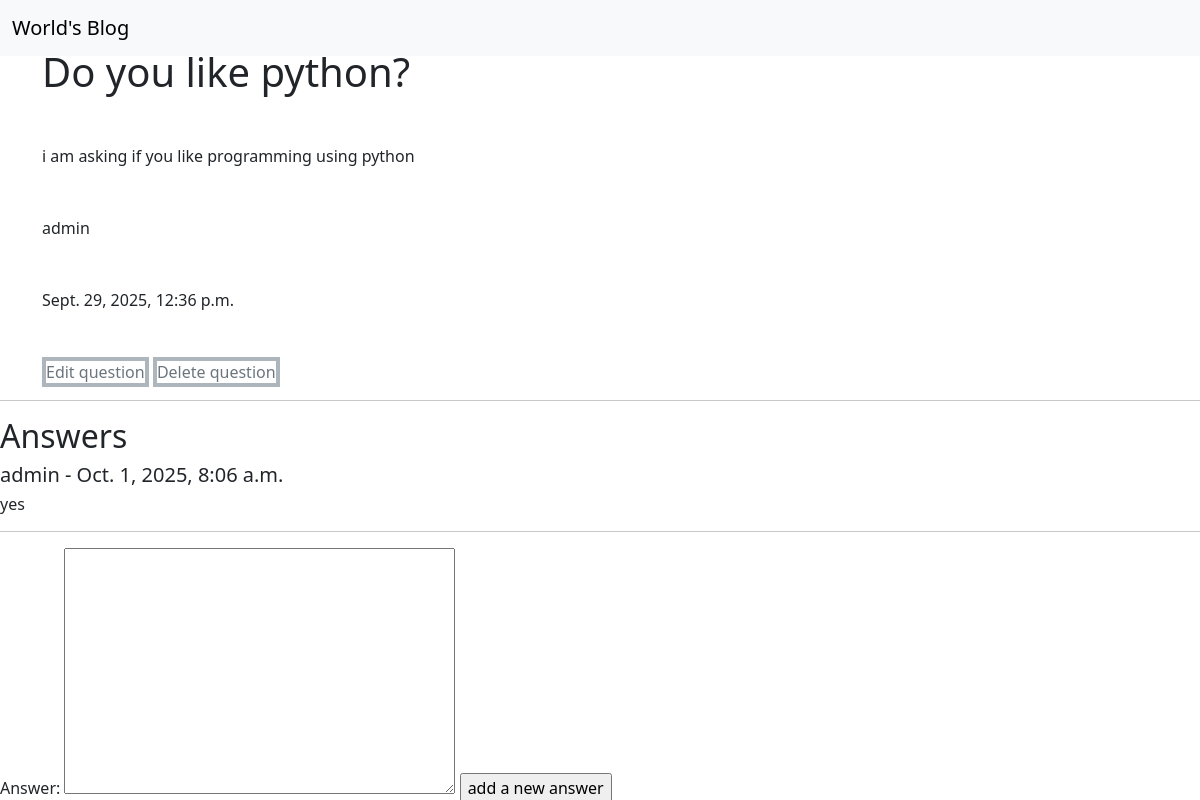
The page /questions/3 on the database its author committed.
### Blog/models.py (models this page shows, shortened)
class Question (models.Model):
    author = models.ForeignKey(User,on_delete=models.SET_NULL,null=True,blank=True,related_name='Question_User')
    question = models.CharField(max_length=300)
    content = models.TextField(max_length=3000)
    created_date = models.DateTimeField(default=timezone.now)
    draft = models.BooleanField(default=True)
    tags = TaggableManager()
    def __str__(self):
        return self.question

class Answer (models.Model):
    author = models.ForeignKey(User,on_delete=models.CASCADE,related_name='answer_author')
    question = models.ForeignKey(Question,on_delete=models.CASCADE,related_name='answer_question')
    answer = models.TextField(max_length=5000)
    created_date = models.DateTimeField(default=timezone.now)

### Blog/views.py (the view)
# urls.py: path('questions/<int:question_id>',question_details),
def question_details(request,question_id):
    data = Question.objects.get(id = question_id)
    question_answers = Answer.objects.filter(question=data)
    if request.method == 'POST':
        form = AnswerForm(request.POST)
        if form.is_valid():
            myform = form.save(commit=False)
            myform.author = request.user
            myform.question = data
            myform.save()
    else:
        form = AnswerForm()
    return render(request,'Blog/question_details.html',{'question':data, 'answers':question_answers, 'form':form})

### Blog/forms.py
class AnswerForm(forms.ModelForm):
    class Meta:
        model = Answer
        fields = ['answer']

### Blog/templates/Blog/question_details.html (shortened to what this page needs)
<!doctype html>
<html lang="en">
    <head>
        <link href="https://cdn.jsdelivr.net/npm/bootstrap@5.3.8/dist/css/bootstrap.min.css" rel="stylesheet">
    </head>
    <body>
        <nav class="navbar fixed-top navbar-expand-lg mb-5 bg-body-tertiary">
        <div class="container-fluid">
            <a class="navbar-brand" href="/questions/">World's Blog</a>
        </div>
        </nav>
        <div class="container">
            <h1 class="my-5">{{question}}</h1>
            <p class="mb-5" >{{question.content}}</p>
            <p class="mb-5" >{{question.author}}</p>
            <p class="mb-5" >{{question.created_date}}</p>
            <a class="text-decoration-none link-secondary border border-4 border-dark-subtle my-3" href="/questions/update/{{question.id}}">Edit question</a>
            <a class="text-decoration-none link-secondary border border-4 border-dark-subtle my-3" href="/questions/delete/{{question.id}}">Delete question</a>
        </div>
        <hr>
        <h2>Answers</h2>
        {% for answer in answers %}
        <h5>{{answer.author}} - {{answer.created_date}}</h5>
        <h6>{{answer.answer}}</h6>
        {% endfor %}
        <hr>
        <form method="post">
            {{form}}
            <input type="submit" value="add a new answer">
        </form>
    </body>
</html>

### rows shown on the page
Question: question "Do you like python?", content "i am asking if you like programming using python", author "admin", created_date "Sept. 29, 2025, 12:36 p.m."
Answer: author "admin", created_date "Oct. 1, 2025, 8:06 a.m.", answer "yes"
